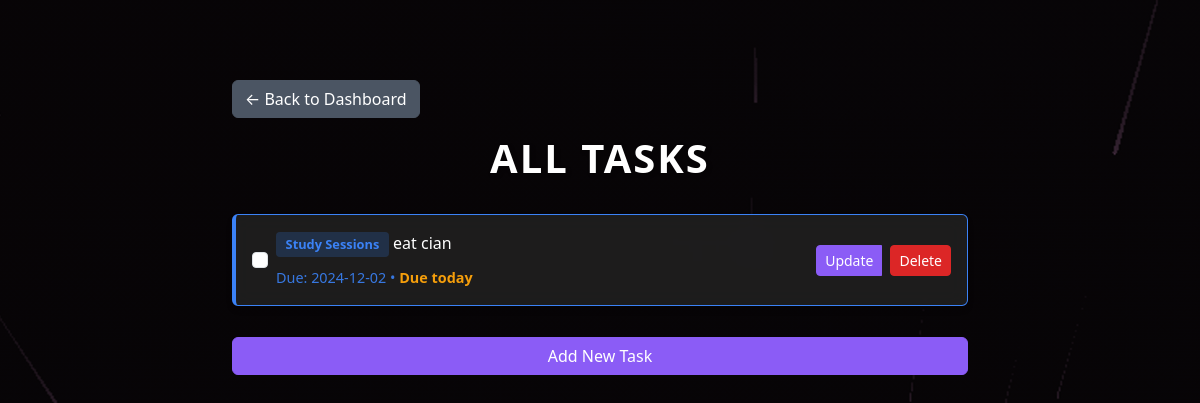
The page /all_todos (signed in) on the database its author committed.
### flask_app/setup_db.py (models this page shows)
class ToDo(Base):
    __tablename__ = 'todo'
    id = Column(Integer, primary_key=True)
    task = Column(String, nullable=False)
    category = Column(String, nullable=False)
    completed = Column(Boolean, default=False)
    due_date = Column(DateTime, nullable=True)
    user_id = Column(Integer, ForeignKey('users.id'), nullable=False)
    user = relationship('User', back_populates='todos')

### flask_app/app.py (the view)
@app.route('/all_todos')
def all_todos():
    if "user_id" not in session:
        flash("Please log in to view todos.", "warning")
        return redirect('/login')
    user_id = session["user_id"]
    todos = db_session.query(ToDo).filter_by(user_id=user_id).all()
    return render_template('all_todos.html', todos=todos)

### flask_app/app.py (called while the page is built)
def calculate_days(due_date):
    if not due_date:
        return None
    today = datetime.now().date()
    days_remaining = (due_date.date() - today).days
    if days_remaining < 0:
        return 'Overdue'
    elif days_remaining == 0:
        return 'Due today'
    else:
        return f'{days_remaining} days left'

### flask_app/templates/all_todos.html (shortened to what this page needs)
<!DOCTYPE html>
<html lang="en">
<head>
    <link href="https://cdn.jsdelivr.net/npm/bootstrap@5.3.0-alpha3/dist/css/bootstrap.min.css" rel="stylesheet">
</head>
<body>
    <div class="container mt-5">
        <a href="{{ url_for('dashboard') }}" class="btn btn-secondary mb-3">← Back to Dashboard</a>
        <h1>All Tasks</h1>
        <div class="mt-4">
            {% if todos %}
                <ul class="list-group">
                    {% for todo in todos %}
                    <li class="list-group-item category-{{ todo.category.replace(' ', '-') }} d-flex justify-content-between align-items-center">
                        <div class="d-flex align-items-center">
                            <form action="{{ url_for('toggle_todo', todo_id=todo.id) }}" method="POST" class="d-inline me-2">
                                <input type="checkbox" class="form-check-input" onchange="this.form.submit()"
                                       {% if todo.completed %}checked{% endif %}>
                            </form>
                            <div>
                                <div class="category-label category-label-{{ todo.category.replace(' ', '-') }}">
                                    {{ todo.category }}
                                </div>
                                <span {% if todo.completed %}class="text-decoration-line-through"{% endif %}>{{ todo.task }}</span>
                                {% if todo.due_date %}
                                    <br>
                                    <small class="text-muted due-date">
                                        Due: {{ todo.due_date.strftime('%Y-%m-%d') }}
                                        {% set days = calculate_days(todo.due_date) %}
                                        {% if days %}
                                            • <span class="{% if days == 'Overdue' %}text-danger{% elif days == 'Due today' %}text-warning{% else %}text-info{% endif %}">
                                                {{ days }}
                                            </span>
                                        {% endif %}
                                    </small>
                                {% endif %}
                            </div>
                        </div>
                        <div class="btn-group">
                            <a href="{{ url_for('update_todo', todo_id=todo.id) }}" class="btn btn-sm btn-primary me-2">Update</a>
                            <form action="{{ url_for('delete_todo', todo_id=todo.id) }}" method="POST" class="d-inline">
                                <button type="submit" class="btn btn-sm btn-danger">Delete</button>
                            </form>
                        </div>
                    </li>
                    {% endfor %}
                </ul>
            {% else %}
                <p class="text-center">No tasks found.</p>
            {% endif %}
        </div>
        <div class="mt-3">
            <a href="{{ url_for('add_todo') }}" class="btn btn-primary w-100 btn-add-task">Add New Task</a>
        </div>
    </div>
</body>
</html>

### rows shown on the page
ToDo: category "Study Sessions", task "eat cian", due_date "2024-12-02", days "Due today"
